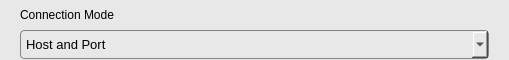
       <widget class="QFrame" name="frame_5">
        <property name="maximumSize">
         <size>
          <width>16777215</width>
          <height>60</height>
         </size>
        </property>
        <property name="styleSheet">
         <string notr="true">QFrame {
	background-color:rgb(232, 232, 232);
}</string>
        </property>
        <property name="frameShape">
         <enum>QFrame::NoFrame</enum>
        </property>
        <property name="frameShadow">
         <enum>QFrame::Raised</enum>
        </property>
        <layout class="QVBoxLayout" name="verticalLayout_2">
         <property name="spacing">
          <number>0</number>
         </property>
         <property name="topMargin">
          <number>0</number>
         </property>
         <property name="bottomMargin">
          <number>0</number>
         </property>
         <item>
          <widget class="QFrame" name="frame_3">
           <property name="maximumSize">
            <size>
             <width>16777215</width>
             <height>30</height>
            </size>
           </property>
           <property name="styleSheet">
            <string notr="true">QFrame {
	background-color:rgb(232, 232, 232);
}</string>
           </property>
           <property name="frameShape">
            <enum>QFrame::NoFrame</enum>
           </property>
           <property name="frameShadow">
            <enum>QFrame::Raised</enum>
           </property>
           <layout class="QHBoxLayout" name="horizontalLayout_3">
            <property name="topMargin">
             <number>0</number>
            </property>
            <property name="bottomMargin">
             <number>0</number>
            </property>
            <item>
             <widget class="QLabel" name="label_3">
              <property name="styleSheet">
               <string notr="true">QFrame {
	background-color:rgb(232, 232, 232);
}</string>
              </property>
              <property name="text">
               <string>Connection Mode</string>
              </property>
             </widget>
            </item>
            <item>
             <spacer name="horizontalSpacer_3">
              <property name="orientation">
               <enum>Qt::Horizontal</enum>
              </property>
              <property name="sizeHint" stdset="0">
               <size>
                <width>375</width>
                <height>8</height>
               </size>
              </property>
             </spacer>
            </item>
           </layout>
          </widget>
         </item>
         <item>
          <widget class="QFrame" name="frame_12">
           <property name="maximumSize">
            <size>
             <width>16777215</width>
             <height>30</height>
            </size>
           </property>
           <property name="frameShape">
            <enum>QFrame::NoFrame</enum>
           </property>
           <property name="frameShadow">
            <enum>QFrame::Raised</enum>
           </property>
           <layout class="QHBoxLayout" name="horizontalLayout_13">
            <property name="topMargin">
             <number>0</number>
            </property>
            <property name="bottomMargin">
             <number>0</number>
            </property>
            <item>
             <widget class="QComboBox" name="connection_type">
              <property name="font">
               <font>
                <pointsize>10</pointsize>
               </font>
              </property>
              <property name="styleSheet">
               <string notr="true">QComboBox {
	border-radius:4px;
	background-color:rgb(232, 232, 232);
	border:1px solid rgb(132, 132, 132);
	padding:5px;
}

QComboBox QAbstractItemView {
	padding:6px;
	color: rgb(95, 95, 95);
	border:1px solid  rgb(159, 159, 159);
}</string>
              </property>
              <item>
               <property name="text">
                <string>Host and Port</string>
               </property>
              </item>
             </widget>
            </item>
           </layout>
          </widget>
         </item>
        </layout>
       </widget>
